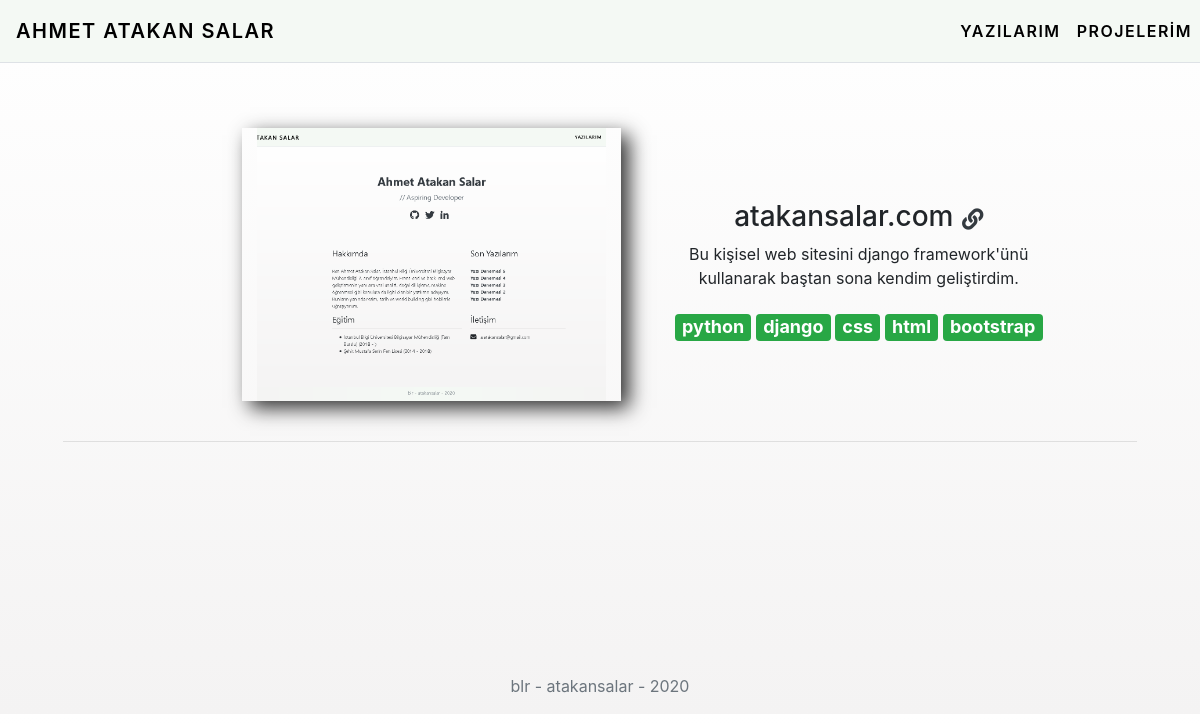
/projects/, run on the app's committed database.
### project/models.py (models this page shows, shortened)
class Project(models.Model):
    title = models.CharField(max_length=50)
    description = RichTextField()
    project_link = models.URLField()
    image = models.FileField(blank=True, null=True)
    date = models.DateTimeField(auto_now_add=True)
    tools = models.ManyToManyField(Tag, blank=True)

### post/models.py (models this page shows, shortened)
class Tag(models.Model):
    tag_name = models.CharField(max_length=10, blank=True, null=True)
    slug = models.SlugField(null=True, unique=True)

### project/views.py (the view)
# urls.py: path('projects/', include('project.urls')),
def projects(request):
    projects = Project.objects.all()
    context = {
        'projects': projects,
    }
    return render(request, 'projects.html', context)

### templates/projects.html
{% extends "layout.html" %} {% load static %} {% block body %}
<div style="margin: 8rem 3rem 14rem 3rem">
  {% for project in projects %}
  <div class="row text-center offset-md-2">
    <img
      class="img-fluid project-img col-md-5"
      src="/media/{{project.image}}"
      alt="{{project.title}}-image"
    />
    <div class="p-1 col-md-5 mt-5 mb-5 ml-md-5 pt-4">
      <h3 class=" d-inline-flex mr-1">{{project.title}}</h3>
        <a
          href="{{project.project_link|safe}}"
          target="_blank"
          title="Source Code"
          class="text-dark"
          ><i class="fas fa-link fa-lg"></i></a
          >
        {{project.description|safe}}
        <div class="text-center w-100 mt-4">
          {% for tool in project.tools.all %}
          <h4 class="d-inline-flex">
            <span class="badge badge-success tool-tag">{{tool.tag_name}}</span>
          </h4>
          {% endfor %}
        </div>
    </div>
  </div>
  <br>
  <hr />
  {% endfor %}
</div>
{% endblock body %}

### static/style/style.css (style rules this page uses)
body { background-image: linear-gradient(#fff, #f4f3f3); }
.project-img { object-fit: cover; position: relative; z-index: 10; -webkit-box-shadow: 8px 7px 19px 0px rgba(0,0,0,0.81); -moz-box-shadow: 8px 7px 19px 0px rgba(0,0,0,0.81); box-shadow: 8px 7px 19px 0px rgba(0,0,0,0.81); }
.tool-tag { -webkit-user-select: all; -moz-user-select: all; -ms-user-select: all; user-select: all; }

### data on the page
Project: image (picture), title "atakansalar.com", description "Bu kişisel web sitesini django framework'ünü kullanarak baştan sona kendim geliştirdim."
Tag: tag_name "python"
Tag: tag_name "django"
Tag: tag_name "css"
Tag: tag_name "html"
Tag: tag_name "bootstrap"
